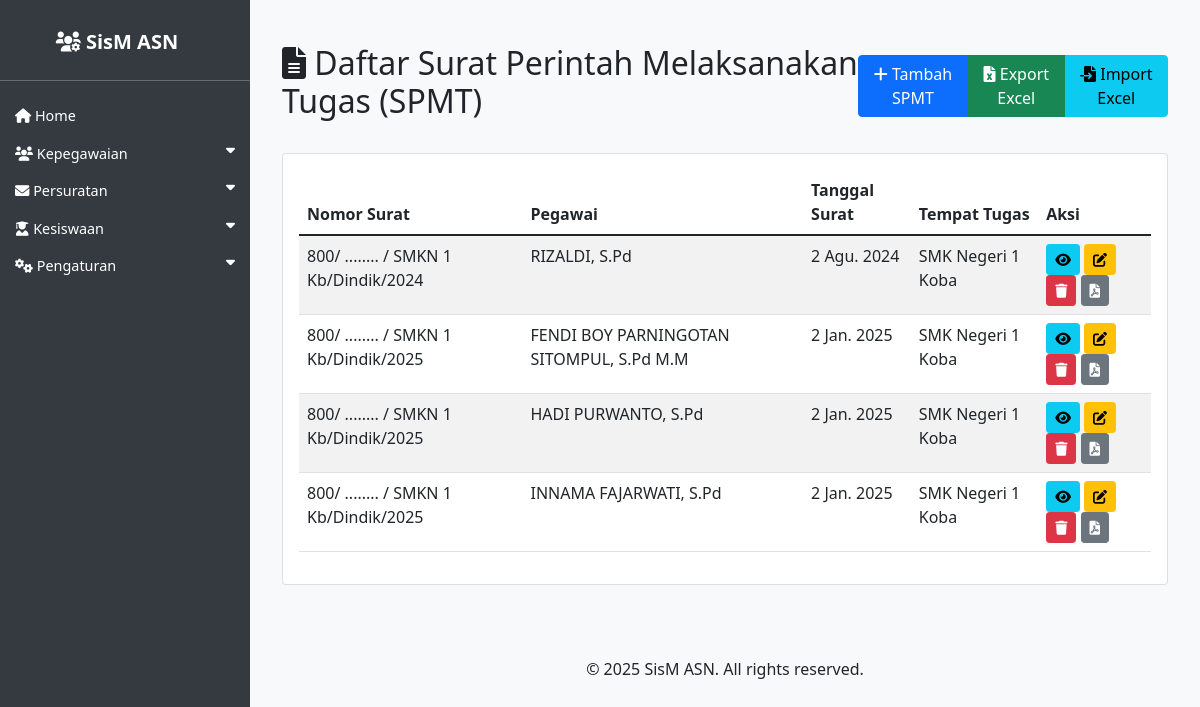
Screenshot of /asn/spmt/ with the database file from the repository.
### asn_app/models.py (models this page shows, shortened)
class SPMT(models.Model):
    kop_surat = models.ForeignKey(KopSurat, on_delete=models.SET_NULL, null=True, blank=True, verbose_name='Kop Surat')
    nomor_surat = models.CharField(max_length=100, verbose_name='Nomor Surat')
    tempat_ditetapkan = models.CharField(max_length=100, verbose_name='Tempat Ditetapkan')
    tanggal_surat = models.DateField(verbose_name='Tanggal Surat')
    penandatangan = models.ForeignKey(ASN, on_delete=models.SET_NULL, null=True, related_name='spmt_penandatangan', verbose_name='Penandatangan')
    pegawai = models.ForeignKey(ASN, on_delete=models.SET_NULL, null=True, related_name='spmt_pegawai', verbose_name='Pegawai')
    peraturan = models.CharField(max_length=255, verbose_name='Peraturan')
    nomor_peraturan = models.CharField(max_length=100, verbose_name='Nomor Peraturan')
    tahun_peraturan = models.CharField(max_length=4, verbose_name='Tahun Peraturan')
    tentang = models.TextField(verbose_name='Tentang')
    tanggal_terhitung = models.DateField(verbose_name='Tanggal Terhitung Mulai')
    sebagai = models.CharField(max_length=255, verbose_name='Sebagai')
    tempat_tugas = models.CharField(max_length=255, verbose_name='Tempat Tugas')
    created_at = models.DateTimeField(auto_now_add=True)
    updated_at = models.DateTimeField(auto_now=True)

class ASN(models.Model):
    JENIS_KELAMIN_CHOICES = [
        ('L', 'Laki-laki'),
        ('P', 'Perempuan'),
    ]
    AGAMA_CHOICES = [
        ('ISLAM', 'Islam'),
        ('KRISTEN', 'Kristen'),
        ('KATOLIK', 'Katolik'),
        ('HINDU', 'Hindu'),
        ('BUDDHA', 'Buddha'),
        ('KONGHUCU', 'Konghucu'),
    ]
    nip = models.CharField(max_length=18, unique=True, null=True, blank=True)
    nama = models.CharField(max_length=100)
    tempat_lahir = models.CharField(max_length=50)
    tanggal_lahir = models.DateField()
    jenis_kelamin = models.CharField(max_length=1, choices=JENIS_KELAMIN_CHOICES)
    agama = models.CharField(max_length=10, choices=AGAMA_CHOICES)
    alamat = models.TextField()
    email = models.EmailField()
    telepon = models.CharField(max_length=15)
    jabatan = models.CharField(max_length=100)
    pangkat = models.CharField(max_length=50, null=True, blank=True)
    golongan = models.CharField(max_length=5, null=True, blank=True)
    nama_istri_suami = models.CharField(max_length=100, blank=True, null=True, verbose_name='Nama Istri/Suami')
    unit_kerja = models.CharField(max_length=100)
    foto = models.ImageField(upload_to='asn_fotos/', blank=True, null=True)
    pendidikan_terakhir = models.CharField(max_length=255, blank=True, verbose_name='Pendidikan Terakhir')
    tmt_pangkat = models.DateField(null=True, blank=True, verbose_name='TMT Pangkat')
    tmt_cpns = models.DateField(null=True, blank=True, verbose_name='TMT CPNS')
    tmt_jabatan = models.DateField(null=True, blank=True, verbose_name='TMT Jabatan')
    created_at = models.DateTimeField(auto_now_add=True)
    updated_at = models.DateTimeField(auto_now=True)

### asn_app/views.py (the view)
# urls.py: path('spmt/', views.SPMTListView.as_view(), name='spmt_list'),
class SPMTListView(ListView):
    model = SPMT
    template_name = 'asn_app/spmt_list.html'
    context_object_name = 'spmt_list'
    paginate_by = 10

### asn_app/templates/asn_app/spmt_list.html (shortened to what this page needs)
{% extends 'asn_app/base.html' %}
{% block content %}
<div class="container mt-4">
    <div class="d-flex justify-content-between align-items-center mb-4">
        <h2><i class="fas fa-file-alt"></i> Daftar Surat Perintah Melaksanakan Tugas (SPMT)</h2>
        <div class="btn-group">
            <a href="{% url 'spmt_create' %}" class="btn btn-primary">
                <i class="fas fa-plus"></i> Tambah SPMT
            </a>
            <a href="{% url 'spmt_export_excel' %}" class="btn btn-success">
                <i class="fas fa-file-excel"></i> Export Excel
            </a>
            <a href="{% url 'spmt_import_excel' %}" class="btn btn-info">
                <i class="fas fa-file-import"></i> Import Excel
            </a>
        </div>
    </div>
    <div class="card">
        <div class="card-body">
            <div class="table-responsive">
                <table class="table table-striped">
                    <thead>
                        <tr>
                            <th>Nomor Surat</th>
                            <th>Pegawai</th>
                            <th>Tanggal Surat</th>
                            <th>Tempat Tugas</th>
                            <th>Aksi</th>
                        </tr>
                    </thead>
                    <tbody>
                        {% for spmt in spmt_list %}
                        <tr>
                            <td>{{ spmt.nomor_surat }}</td>
                            <td>{{ spmt.pegawai.nama }}</td>
                            <td>{{ spmt.tanggal_surat }}</td>
                            <td>{{ spmt.tempat_tugas }}</td>
                            <td>
                                <a href="{% url 'spmt_detail' spmt.pk %}" class="btn btn-sm btn-info">
                                    <i class="fas fa-eye"></i>
                                </a>
                                <a href="{% url 'spmt_update' spmt.pk %}" class="btn btn-sm btn-warning">
                                    <i class="fas fa-edit"></i>
                                </a>
                                <a href="{% url 'spmt_delete' spmt.pk %}" class="btn btn-sm btn-danger">
                                    <i class="fas fa-trash"></i>
                                </a>
                                <a href="{% url 'spmt_export_pdf' spmt.pk %}" class="btn btn-sm btn-secondary">
                                    <i class="fas fa-file-pdf"></i>
                                </a>
                            </td>
                        </tr>
                        {% endfor %}
                    </tbody>
                </table>
            </div>
        </div>
    </div>
</div>
{% endblock %}

### asn_app/templates/asn_app/base.html (style rules this page uses)
body { display: flex; min-height: 100vh; flex-direction: column; background-color: #f8f9fa; }

### rows the page displays
SPMT: nomor_surat "800/ ........ / SMKN 1 Kb/Dindik/2024", pegawai.nama "RIZALDI, S.Pd", tanggal_surat "2 Agu. 2024", tempat_tugas "SMK Negeri 1 Koba"
SPMT: nomor_surat "800/ ........ / SMKN 1 Kb/Dindik/2025", pegawai.nama "FENDI BOY PARNINGOTAN SITOMPUL, S.Pd M.M", tanggal_surat "2 Jan. 2025", tempat_tugas "SMK Negeri 1 Koba"
SPMT: nomor_surat "800/ ........ / SMKN 1 Kb/Dindik/2025", pegawai.nama "HADI PURWANTO, S.Pd", tanggal_surat "2 Jan. 2025", tempat_tugas "SMK Negeri 1 Koba"
SPMT: nomor_surat "800/ ........ / SMKN 1 Kb/Dindik/2025", pegawai.nama "INNAMA FAJARWATI, S.Pd", tanggal_surat "2 Jan. 2025", tempat_tugas "SMK Negeri 1 Koba"
